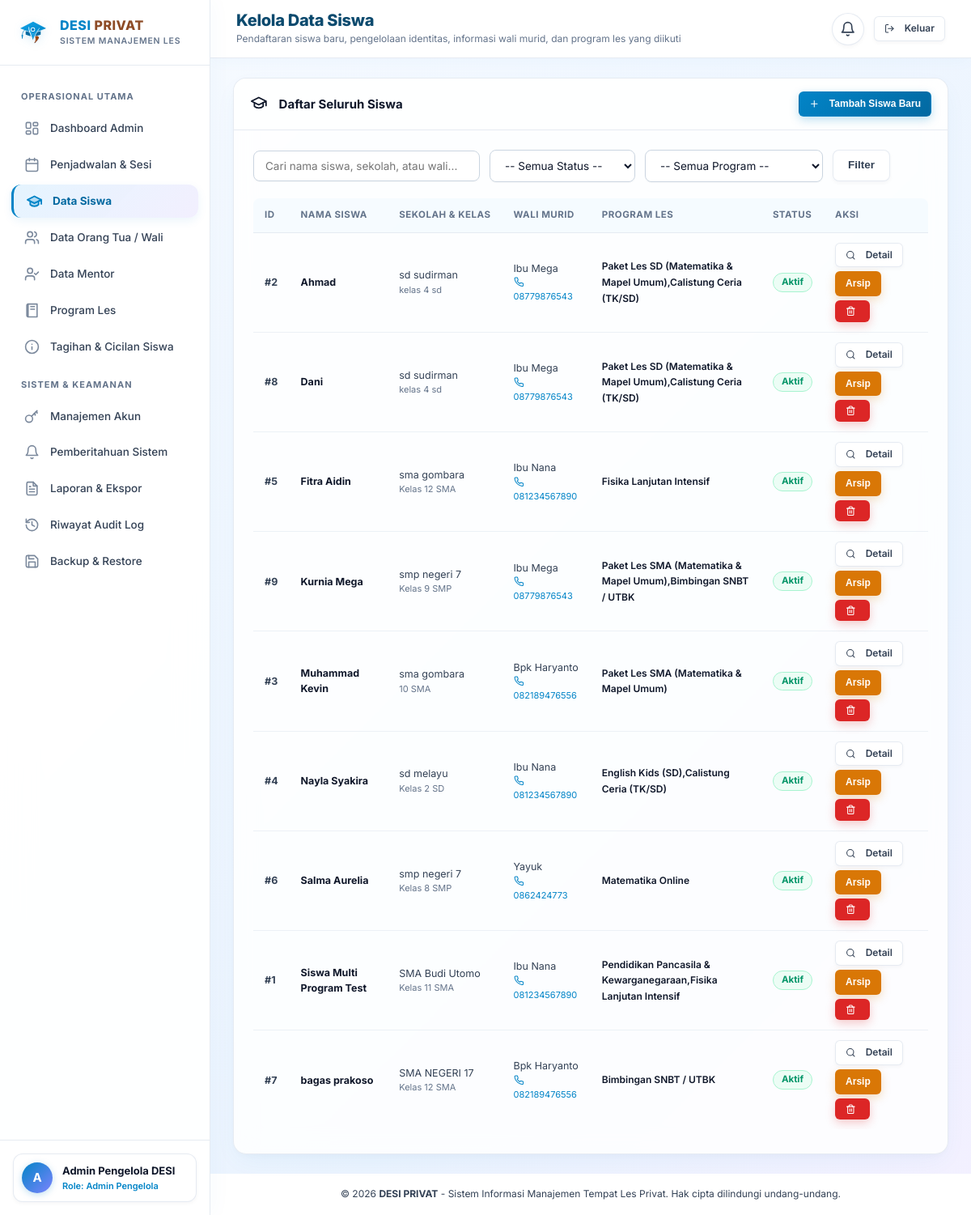
Page /admin/students (signed in) on the earlier database version.
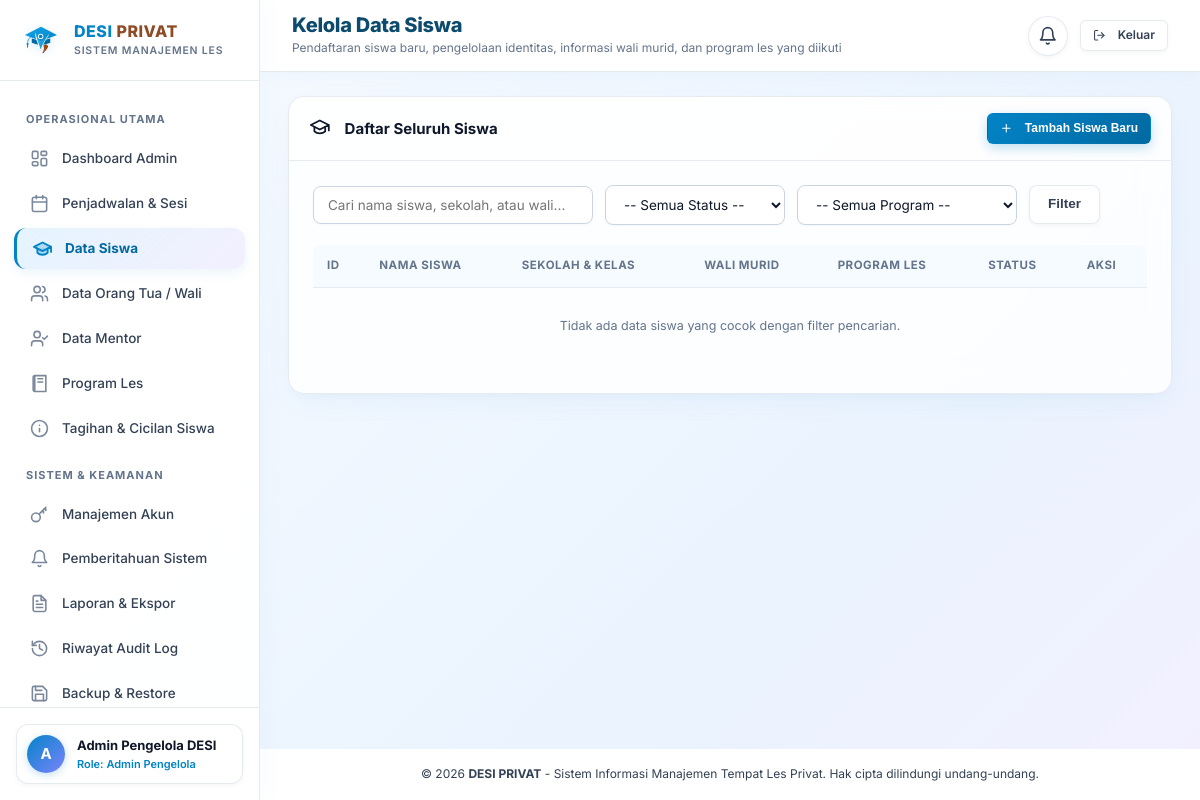
Same page on the later database version.
### tables this page shows
CREATE TABLE users (
    id INTEGER PRIMARY KEY AUTOINCREMENT,
    username TEXT UNIQUE NOT NULL,
    password_hash TEXT NOT NULL,
    role TEXT NOT NULL CHECK(role IN ('admin', 'owner', 'mentor', 'parent')),
    full_name TEXT NOT NULL,
    email TEXT,
    phone TEXT,
    is_active INTEGER DEFAULT 1,
    created_at DATETIME DEFAULT CURRENT_TIMESTAMP,
    updated_at DATETIME DEFAULT CURRENT_TIMESTAMP
);

CREATE TABLE students (
    id INTEGER PRIMARY KEY AUTOINCREMENT,
    parent_id INTEGER NOT NULL REFERENCES parents(id) ON DELETE RESTRICT,
    full_name TEXT NOT NULL,
    school TEXT,
    grade TEXT,
    birth_date TEXT,
    address TEXT,
    notes TEXT,
    status TEXT NOT NULL DEFAULT 'aktif' CHECK(status IN ('aktif', 'nonaktif', 'berhenti')),
    created_at DATETIME DEFAULT CURRENT_TIMESTAMP,
    updated_at DATETIME DEFAULT CURRENT_TIMESTAMP
, initial_meeting_offset INTEGER NOT NULL DEFAULT 0, initial_offset_notes TEXT, initial_offset_set_at DATETIME, initial_offset_set_by INTEGER, latitude REAL, longitude REAL, payment_validated_by INTEGER, payment_validated_at DATETIME, payment_status TEXT DEFAULT 'lunas', meetings_per_period INTEGER DEFAULT 8);

### routes/admin.py (the view)
@admin_bp.route("/students")
def students():
    status_filter = request.args.get("status")
    program_filter = request.args.get("program_id")
    search = request.args.get("q", "").strip()
    students_list = get_students_report(status_filter, program_filter, search)
    enriched_students = []
    for st in students_list:
        st_d = dict(st)
        st_d["meeting_stats"] = get_student_meeting_stats(st["id"])
        enriched_students.append(st_d)
    parents_list = query_db("SELECT id, full_name, phone FROM parents ORDER BY full_name ASC")
    programs_list = query_db("SELECT id, name FROM programs WHERE status = 'aktif' ORDER BY name ASC")
    mentors_list = query_db("SELECT id, full_name FROM mentors WHERE status = 'aktif' ORDER BY full_name ASC")
    return render_template(
        "admin/students.html",
        students=enriched_students,
        parents=parents_list,
        programs=programs_list,
        mentors=mentors_list,
        status_filter=status_filter,
        program_filter=program_filter,
        search=search
    )

### routes/admin.py (called while the page is built)
@admin_bp.before_request
@login_required
@role_required("admin")
def check_admin_access():
    pass

### routes/auth.py (called while the page is built)
def generate_csrf_token():
    if "_csrf_token" not in session:
        session["_csrf_token"] = secrets.token_hex(24)
    return session["_csrf_token"]

def login_required(f):
    @wraps(f)
    def decorated_function(*args, **kwargs):
        if "user_id" not in session:
            flash("Silakan masuk terlebih dahulu untuk mengakses halaman ini.", "warning")
            return redirect(url_for("auth.login", next=request.url))
        user = query_db("SELECT id, is_active FROM users WHERE id = ?", (session["user_id"],), one=True)
        if not user or not user["is_active"]:
            session.clear()
            flash("Sesi login Anda telah kedaluwarsa atau akun tidak ditemukan. Silakan masuk kembali.", "warning")
            return redirect(url_for("auth.login"))
        return f(*args, **kwargs)
    return decorated_function

def role_required(*allowed_roles):
    def decorator(f):
        @wraps(f)
        def decorated_function(*args, **kwargs):
            if "user_id" not in session:
                flash("Silakan masuk terlebih dahulu.", "warning")
                return redirect(url_for("auth.login"))
            user_role = session.get("role")
            if user_role not in allowed_roles:
                abort(403, description="Akses ditolak. Anda tidak memiliki izin untuk mengakses fitur ini.")
            return f(*args, **kwargs)
        return decorated_function
    return decorator

### services/database_service.py (called while the page is built, shortened)
def is_postgres(db_path=None):
    global _pg_connection_failed
    if db_path is not None:
        return False
    if getattr(Config, "TESTING", False):
        return False
    db_url = getattr(Config, "DATABASE_URL", None)
    if not (db_url and str(db_url).strip().startswith("postgres")):
        return False
    if _pg_connection_failed:
        return False
    return True

def query_db(query, args=(), one=False, db_path=None):
    try:
        db = get_db(db_path)
    except RuntimeError:
        db = get_direct_connection(db_path)
        cur = db.execute(query, args)
        rv = cur.fetchall()
        db.close()
        return (rv[0] if rv else None) if one else rv
    cur = db.execute(query, args)
    rv = cur.fetchall()
    cur.close()
    return (rv[0] if rv else None) if one else rv

### templates/admin/students.html (shortened to what this page needs)
{% extends "base.html" %}
{% block page_title %}Kelola Data Siswa{% endblock %}
{% block page_subtitle %}Pendaftaran siswa baru, pengelolaan identitas, informasi wali murid, dan program les yang diikuti{% endblock %}
{% block content %}
<div class="card">
  <div class="card-header">
    <div class="card-title"><span class="card-icon">{{ icon('student') }}</span> Daftar Seluruh Siswa</div>
    <button class="btn btn-primary btn-sm" onclick="openModal('addStudentModal')">
      {{ icon('plus') }} Tambah Siswa Baru
    </button>
  </div>
  <div class="card-body">
    <form method="GET" action="{{ url_for('admin.students') }}" class="filter-bar">
      <input
        type="text"
        name="q"
        value="{{ search }}"
        placeholder="Cari nama siswa, sekolah, atau wali..."
        class="form-control"
        style="max-width: 280px;"
      >
      <select name="status" class="form-select" style="max-width: 180px;">
        <option value="">-- Semua Status --</option>
      </select>
      <select name="program_id" class="form-select" style="max-width: 220px;">
        <option value="">-- Semua Program --</option>
      </select>
      <button type="submit" class="btn btn-secondary">Filter</button>
    </form>
    <div class="table-responsive">
      <table class="table-desi">
        <thead>
          <tr>
            <th>ID</th>
            <th>Nama Siswa</th>
            <th>Sekolah & Kelas</th>
            <th>Wali Murid</th>
            <th>Program Les</th>
            <th>Status</th>
            <th>Aksi</th>
          </tr>
        </thead>
        <tbody>
          {% for st in students %}
          <tr>
            <td><strong>#{{ st.id }}</strong></td>
            <td>
              <a href="{{ url_for('admin.student_detail', student_id=st.id) }}" style="font-weight: 700; color: var(--text-main); text-decoration: none;">
                {{ st.full_name }}
              </a>
            </td>
            <td>
              <div>{{ st.school or '-' }}</div>
              <div style="font-size: 11px; color: var(--text-muted);">{{ st.grade or '-' }}</div>
            </td>
            <td>
              <div>{{ st.parent_name }}</div>
              <div style="font-size: 11px; color: var(--blue-brand);">{{ icon('phone') }} {{ st.parent_phone }}</div>
            </td>
            <td>
              <span style="font-size: 12px; font-weight: 600; color: var(--text-main);">{{ st.enrolled_programs or 'Belum ada program' }}</span>
            </td>
            <td>
              {{ st.status|status_badge|safe }}
            </td>
            <td>
              <div style="display: flex; gap: 5px; flex-wrap: wrap;">
                <a href="{{ url_for('admin.student_detail', student_id=st.id) }}" class="btn btn-secondary btn-sm" title="Lihat Profil Siswa">
                  {{ icon('search') }} Detail
                </a>
                <form method="POST" action="{{ url_for('admin.archive_student', student_id=st.id) }}" onsubmit="return confirm('Apakah Anda yakin ingin mengubah status aktif/arsip siswa ini?');" style="display:inline;">
                  {% if st.status == 'aktif' %}
                    <button type="submit" class="btn btn-warning btn-sm" title="Arsipkan / Set Berhenti">Arsip</button>
                  {% else %}
                    <input type="hidden" name="action" value="aktif">
                    <button type="submit" class="btn btn-success btn-sm" title="Aktifkan Kembali">Aktifkan</button>
                  {% endif %}
                </form>
                <button
                  type="button"
                  class="btn btn-danger btn-sm"
                  onclick="confirmDeleteStudent({{ st.id }}, '{{ st.full_name }}')"
                  title="Hapus Siswa"
                >
                  {{ icon('trash') }}
                </button>
              </div>
            </td>
          </tr>
          {% else %}
          <tr>
            <td colspan="7" style="text-align: center; color: var(--text-muted); padding: 28px;">
              Tidak ada data siswa yang cocok dengan filter pencarian.
            </td>
          </tr>
          {% endfor %}
        </tbody>
      </table>
    </div>
  </div>
</div>
{% endblock %}

### templates/base.html (shortened to what this page needs)
<!DOCTYPE html>
<html lang="id">
<head>
  <link rel="stylesheet" href="{{ url_for('static', filename='css/main.css') }}">
</head>
<body>
  <div class="app-container">
    <aside class="sidebar" id="sidebar">
      <div class="sidebar-header">
        <div style="display: flex; align-items: center; gap: 12px; flex: 1; min-width: 0;">
          <img src="{{ url_for('static', filename='images/logo_symbol.svg') }}" class="sidebar-brand-img" alt="Logo DESI PRIVAT">
          <div style="min-width: 0;">
            <div class="sidebar-brand-title"><span class="brand-desi">DESI</span> <span class="brand-privat">PRIVAT</span></div>
            <div class="sidebar-brand-sub">Sistem Manajemen Les</div>
          </div>
        </div>
      </div>
      <nav class="sidebar-nav">
        {% if current_user.role == 'admin' %}
          <div class="nav-section-title">Operasional Utama</div>
          <a href="{{ url_for('admin.dashboard') }}" class="nav-link {% if request.endpoint == 'admin.dashboard' %}active{% endif %}">
            <span class="nav-icon">{{ icon('dashboard') }}</span> Dashboard Admin
          </a>
          <a href="{{ url_for('admin.schedules') }}" class="nav-link {% if request.endpoint and 'admin.schedules' in request.endpoint %}active{% endif %}">
            <span class="nav-icon">{{ icon('calendar') }}</span> Penjadwalan & Sesi
          </a>
          <a href="{{ url_for('admin.students') }}" class="nav-link {% if request.endpoint and 'admin.student' in request.endpoint %}active{% endif %}">
            <span class="nav-icon">{{ icon('student') }}</span> Data Siswa
          </a>
          <a href="{{ url_for('admin.parents') }}" class="nav-link {% if request.endpoint and 'admin.parents' in request.endpoint %}active{% endif %}">
            <span class="nav-icon">{{ icon('family') }}</span> Data Orang Tua / Wali
          </a>
          <a href="{{ url_for('admin.mentors') }}" class="nav-link {% if request.endpoint and 'admin.mentors' in request.endpoint %}active{% endif %}">
            <span class="nav-icon">{{ icon('mentor') }}</span> Data Mentor
          </a>
          <a href="{{ url_for('admin.programs') }}" class="nav-link {% if request.endpoint and 'admin.programs' in request.endpoint %}active{% endif %}">
            <span class="nav-icon">{{ icon('book') }}</span> Program Les
          </a>
          <a href="{{ url_for('admin.bills') }}" class="nav-link {% if request.endpoint and 'admin.bills' in request.endpoint %}active{% endif %}">
            <span class="nav-icon">{{ icon('receipt') }}</span> Tagihan &amp; Cicilan Siswa
          </a>
          <div class="nav-section-title">Sistem & Keamanan</div>
          <a href="{{ url_for('admin.accounts') }}" class="nav-link {% if request.endpoint and 'admin.accounts' in request.endpoint %}active{% endif %}">
            <span class="nav-icon">{{ icon('key') }}</span> Manajemen Akun
          </a>
          <a href="{{ url_for('admin.notifications_center') }}" class="nav-link {% if request.endpoint and 'admin.notifications' in request.endpoint %}active{% endif %}">
            <span class="nav-icon">{{ icon('bell') }}</span> Pemberitahuan Sistem
          </a>
          <a href="{{ url_for('admin.reports') }}" class="nav-link {% if request.endpoint and 'admin.reports' in request.endpoint %}active{% endif %}">
            <span class="nav-icon">{{ icon('report') }}</span> Laporan & Ekspor
          </a>
          <a href="{{ url_for('admin.audit_logs') }}" class="nav-link {% if request.endpoint and 'admin.audit_logs' in request.endpoint %}active{% endif %}">
            <span class="nav-icon">{{ icon('history') }}</span> Riwayat Audit Log
          </a>
          <a href="{{ url_for('admin.backups') }}" class="nav-link {% if request.endpoint and 'admin.backups' in request.endpoint %}active{% endif %}">
            <span class="nav-icon">{{ icon('backup') }}</span> Backup & Restore
          </a>
        {% endif %}
      </nav>
      <div class="sidebar-footer">
        <div class="user-badge">
          <div class="user-avatar">{{ current_user.full_name[:1] if (current_user and current_user.full_name) else 'U' }}</div>
          <div class="user-info">
            <div class="user-name">{{ current_user.full_name if (current_user and current_user.full_name) else 'Pengguna' }}</div>
            <div class="user-role-label">
              Role:
              {% if current_user.role == 'admin' %}Admin Pengelola
              {% elif current_user.role == 'owner' %}Pemilik
              {% elif current_user.role == 'mentor' %}Mentor
              {% elif current_user.role == 'parent' %}Orang Tua / Wali
              {% endif %}
            </div>
          </div>
        </div>
      </div>
    </aside>
    <div class="main-wrapper">
      <header class="top-navbar">
        <div class="top-navbar-left">
          <div class="page-title-box">
            <h1>{% block page_title %}DESI PRIVAT{% endblock %}</h1>
            <p>{% block page_subtitle %}Sistem Informasi Manajemen Tempat Les Privat{% endblock %}</p>
          </div>
        </div>
        <div class="navbar-actions">
          {% if current_user %}
            {% if current_user.role == 'admin' %}
              <a href="{{ url_for('admin.notifications_center') }}" class="notif-bell-btn" title="Pusat Notifikasi">
                {{ icon('bell') }}
              </a>
            {% endif %}
            <a href="{{ url_for('auth.logout') }}" class="btn btn-secondary btn-sm navbar-logout-btn" title="Keluar dari sistem">
              {{ icon('logout') }} <span class="logout-text">Keluar</span>
            </a>
          {% endif %}
        </div>
      </header>
      <main class="content-body">
        {% block content %}{% endblock %}
      </main>
      <footer style="padding: 16px 28px; text-align: center; font-size: 12px; color: var(--gray-500); border-top: 1px solid var(--gray-200); background: var(--white);">
        &copy; {{ current_year }} <strong>DESI PRIVAT</strong> - Sistem Informasi Manajemen Tempat Les Privat. Hak cipta dilindungi undang-undang.
      </footer>
    </div>
  </div>
</body>
</html>

Differences in the rows shown:
removed students: id "2", full_name "Ahmad", school "sd sudirman", grade "kelas 4 sd", parent_name "Ibu Mega", parent_phone "08779876543", enrolled_programs "Paket Les SD (Matematika & Mapel Umum),Calistung Ceria (TK/SD)", status|status_badge "Aktif", shows "Arsip"
removed students: id "8", full_name "Dani", school "sd sudirman", grade "kelas 4 sd", parent_name "Ibu Mega", parent_phone "08779876543", enrolled_programs "Paket Les SD (Matematika & Mapel Umum),Calistung Ceria (TK/SD)", status|status_badge "Aktif", shows "Arsip"
removed students: id "5", full_name "Fitra Aidin", school "sma gombara", grade "Kelas 12 SMA", parent_name "Ibu Nana", parent_phone "081234567890", enrolled_programs "Fisika Lanjutan Intensif", status|status_badge "Aktif", shows "Arsip"
removed students: id "9", full_name "Kurnia Mega", school "smp negeri 7", grade "Kelas 9 SMP", parent_name "Ibu Mega", parent_phone "08779876543", enrolled_programs "Paket Les SMA (Matematika & Mapel Umum),Bimbingan SNBT / UTBK", status|status_badge "Aktif", shows "Arsip"
removed students: id "3", full_name "Muhammad Kevin", school "sma gombara", grade "10 SMA", parent_name "Bpk Haryanto", parent_phone "082189476556", enrolled_programs "Paket Les SMA (Matematika & Mapel Umum)", status|status_badge "Aktif", shows "Arsip"
removed students: id "4", full_name "Nayla Syakira", school "sd melayu", grade "Kelas 2 SD", parent_name "Ibu Nana", parent_phone "081234567890", enrolled_programs "English Kids (SD),Calistung Ceria (TK/SD)", status|status_badge "Aktif", shows "Arsip"
removed students: id "6", full_name "Salma Aurelia", school "smp negeri 7", grade "Kelas 8 SMP", parent_name "Yayuk", parent_phone "0862424773", enrolled_programs "Matematika Online", status|status_badge "Aktif", shows "Arsip"
removed students: id "1", full_name "Siswa Multi Program Test", school "SMA Budi Utomo", grade "Kelas 11 SMA", parent_name "Ibu Nana", parent_phone "081234567890", enrolled_programs "Pendidikan Pancasila & Kewarganegaraan,Fisika Lanjutan Intensif", status|status_badge "Aktif", shows "Arsip"
removed students: id "7", full_name "bagas prakoso", school "SMA NEGERI 17", grade "Kelas 12 SMA", parent_name "Bpk Haryanto", parent_phone "082189476556", enrolled_programs "Bimbingan SNBT / UTBK", status|status_badge "Aktif", shows "Arsip"
Other differences:
text now shown: "Tidak ada data siswa yang cocok dengan filter pencarian."
